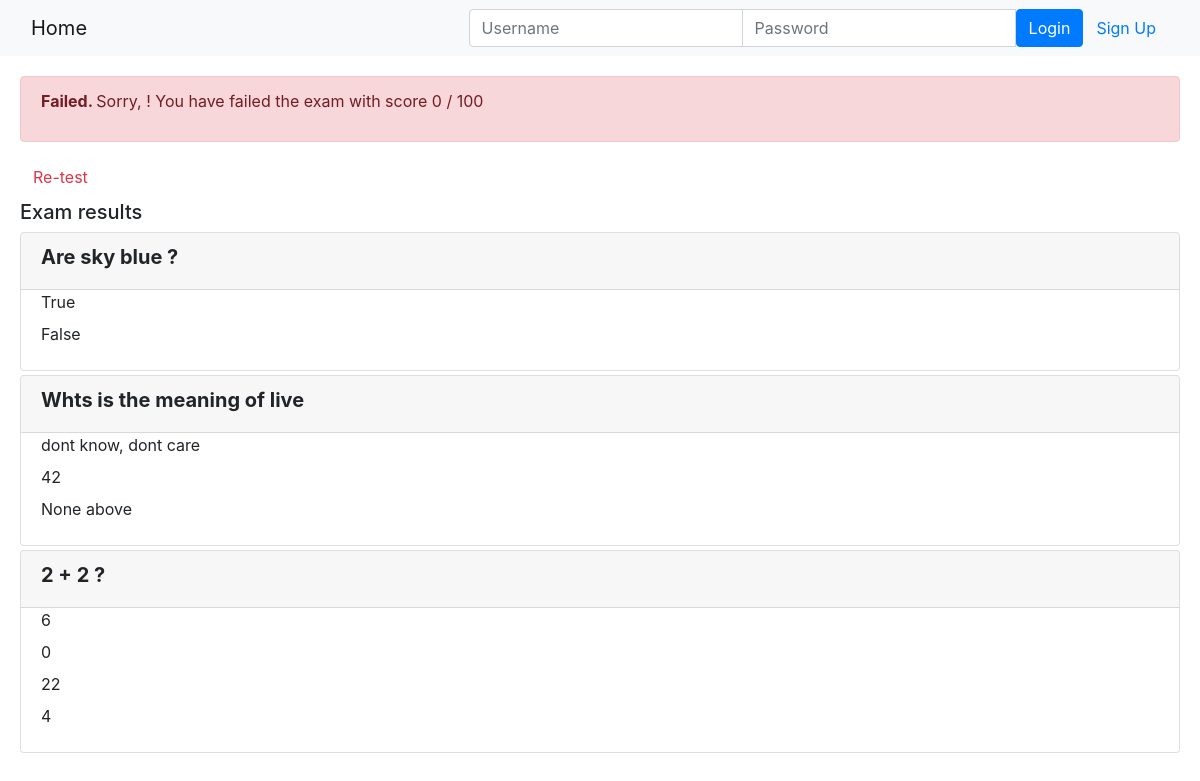
Before: /onlinecourse/course/1/submission/1/result/ with the older database file.
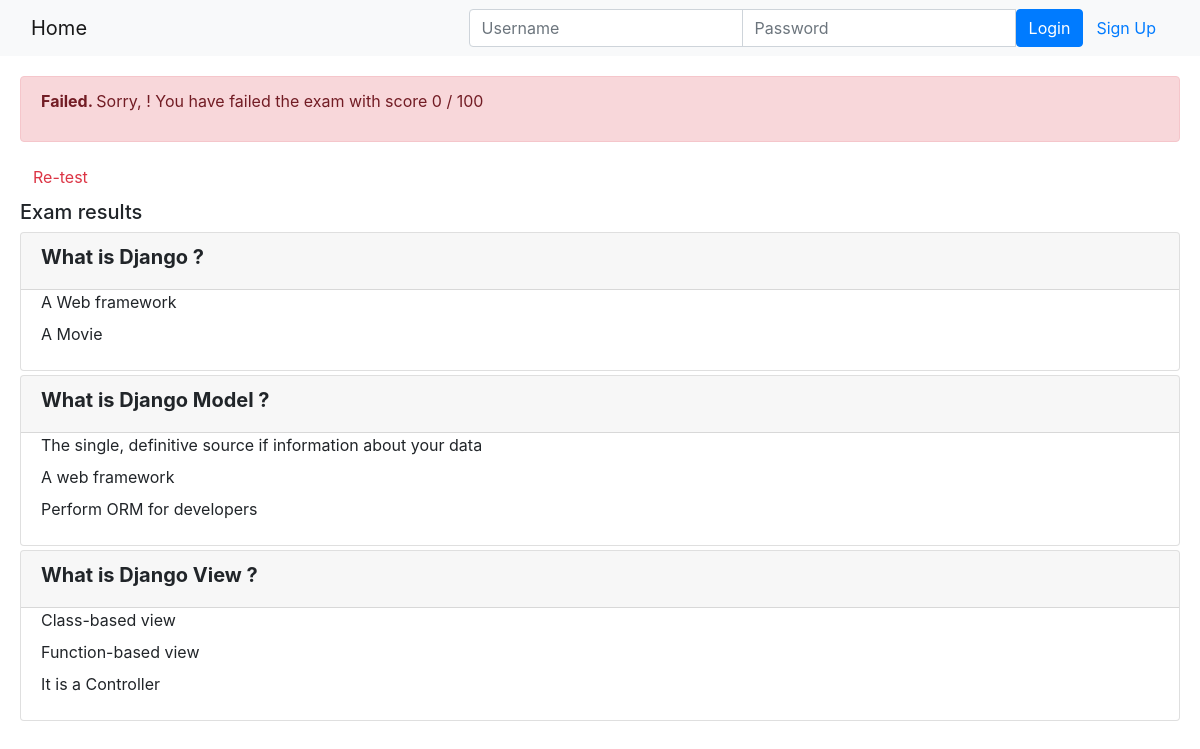
After: the same page with the newer database file.
### onlinecourse/models.py (models this page shows, shortened)
class Question(models.Model):
    lesson = models.ForeignKey(Lesson, on_delete=models.CASCADE)
    text = models.TextField()
    grade = models.IntegerField(default=0)

class Choice(models.Model):
    question = models.ForeignKey(Question, on_delete=models.CASCADE)
    text = models.CharField(null=False, max_length=200, default='Choice')
    correct = models.BooleanField(default=True)

### onlinecourse/views.py (the view)
# urls.py: path('course/<int:course_id>/submission/<int:submission_id>/result/', views.show_exam_result, name = 'show_exam_result'),
def show_exam_result(request, course_id, submission_id):
    context = {}
    course = Course.objects.get(id = course_id)
    submit = Submission.objects.get(id = submission_id)
    selected = Submission.objects.filter(id = submission_id).values_list('choices',flat = True)
    score = 0
    for choice in submit.choices.all().filter(correct=True).values_list('question_id'):
        score += Question.objects.filter(id=choice[0]).first().grade
    context['selected'] = selected
    context['grade'] = score
    context['course'] = course
    return  render(request, 'onlinecourse/exam_result_bootstrap.html', context)

### onlinecourse/templates/onlinecourse/exam_result_bootstrap.html (shortened to what this page needs)
<!DOCTYPE html>
<html lang="en">
<head>
    {% load static %}
    <link rel="stylesheet" href="https://maxcdn.bootstrapcdn.com/bootstrap/4.5.2/css/bootstrap.min.css">
</head>
<body>
 <nav class="navbar navbar-light bg-light">
    <div class="container-fluid">
        <div class="navbar-header">
              <a class="navbar-brand" href="{% url 'onlinecourse:index' %}">Home</a>
        </div>
        <ul class="nav navbar-nav navbar-right">
            {% if user.is_authenticated %}
            <li>
                <a class="btn btn-link" href="#">{{ user.first_name }}({{ user.username }})</a>
                <a class="btn btn-link" href="{% url 'onlinecourse:logout' %}">Logout</a>
            </li>
            {% else %}
            <li>
                <form class="form-inline" action="{% url 'onlinecourse:login' %}" method="post">
                    <div class="input-group">
                        <input type="text" class="form-control" placeholder="Username" name="username" >
                        <input type="password" class="form-control" placeholder="Password" name="psw" >
                        <button class="btn btn-primary" type="submit">Login</button>
                        <a class="btn btn-link" href="{% url 'onlinecourse:registration' %}">Sign Up</a>
                    </div>
                </form>
            </li>
            {% endif %}
        </ul>
    </div>
</nav>
<div class="container-fluid" style='padding: 20px;'>
    {% if grade > 80 %}
    <div class="alert alert-success">
        <p><b>Congratulations, {{user.first_name}}! </b>You have passed the exam and completed the course with score {{grade}} / 100</p>
    </div>
        {% else %}
        <div class="alert alert-danger">
            <p><b>Failed. </b>Sorry, {{user.first_name}}! You have failed the exam with score {{grade}} / 100</p>
        </div>
        <a class="btn btn-link text-danger" href="{% url 'onlinecourse:course_details' course.id %}">Re-test</a>
        {% endif %}
        <div class="card-columns-vertical mt-1">
        <h5 class="">Exam results</h5>
            {% for lesson in course.lesson_set.all %}
            {% for question in lesson.question_set.all %}
            <div class="card mt-1">
                <div class="card-header"><h5 style="font-weight:bold">{{question.text}}</h5></div>
                <div class="form-group">
                    {% for choice in question.choice_set.all %}
                    <div class="form-check">
                        {% if choice.id in selected %}
                            {% if choice.correct == True %}
                                <label style="color:#2ea940;font-weight:bold">Correct answer: {{choice.text}}</label>
                            {% else %}
                                <label style="color:#f2d80f;font-weight:bold">Not selected: {{choice.text}}</label>
                            {% endif %}
                        {% else %}
                            <label>{{choice.text}}</label>
                        {% endif %}
                    </div>
                    {% endfor %}
                </div>
            </div>
            {% endfor %}
            {% endfor %}
        </div>
    </div>
</body>
</html>

Changed rows visible on the page:
removed Choice: text "22", shown under Question "2 + 2 ?"
removed Choice: text "4", shown under Question "2 + 2 ?"
changed Question: text "Are sky blue ?" → "What is Django ?"
changed Choice: text "True" → "A Web framework"
changed Choice: text "False" → "A Movie"
changed Question: text "Whts is the meaning of live" → "What is Django Model ?"
changed Choice: text "dont know, dont care" → "The single, definitive source if information about your data"
changed Choice: text "42" → "A web framework"
changed Choice: text "None above" → "Perform ORM for developers"
changed Question: text "2 + 2 ?" → "What is Django View ?"
changed Choice: text "6" → "Class-based view"
changed Choice: text "0" → "Function-based view"
added Choice: text "It is a Controller", shown under Question "What is Django View ?"
